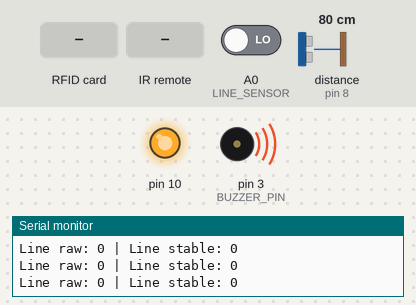
Bench run of a sketch on a simulated Arduino Uno, built with avr-gcc and run on an emulated ATmega328P. On the bench: output pins drawn as LEDs (lit = HIGH), buzzer (waves = sounding), the last lines printed to the serial monitor. Wiring (inferred from the names in the program): ultrasonic range finder: trigger pin 9; echo pin 8. Inputs (shaded band) come from the test bench; at power-on: A0 (LINE_SENSOR) LOW, distance to the obstacle (sensor on pin 8) 80 cm. The echo pulse lasts 58.3 µs per cm; pins used as bus, display or sensor lines are not drawn.

Above: at 1.2 s.
1.3 s: A0 (LINE_SENSOR) driven HIGH
At 2.0 s:
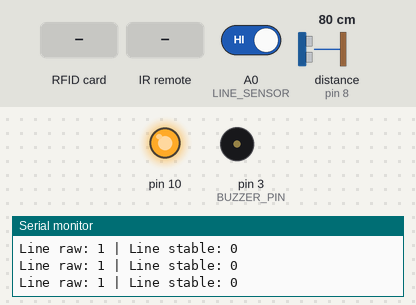
4.3 s: distance to the obstacle (sensor on pin 8) set to 60 cm
At 5.0 s:
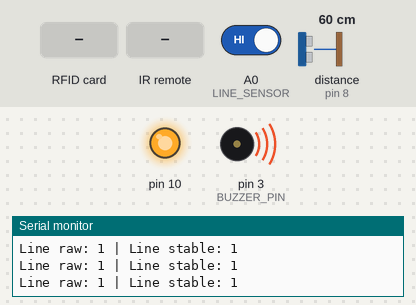
7.3 s: RFID card 5E 7A 19 C4 held to the reader
At 7.54 s:
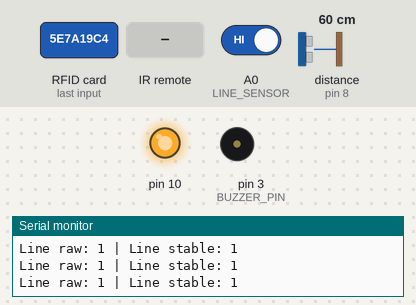
9.3 s: infrared code 0xFFA25D received
At 9.9 s:
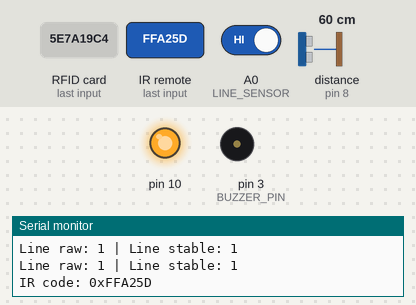
Timing chart, 0 to 12.3 s (numbered marks = the images above; inputs shaded):
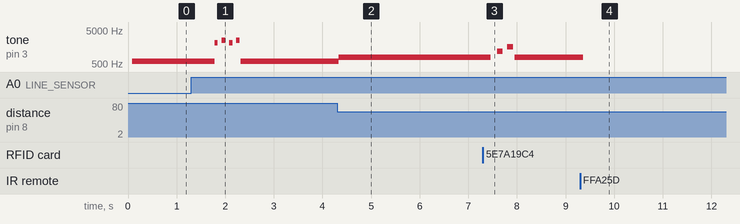

Measured:
- after the input at 1.3 s, tone on pin 3 (BUZZER_PIN): plays 2100 Hz for 0.07 s, 2500 Hz for 0.07 s, 2100 Hz for 0.07 s, 2500 Hz for 0.07 s, 593 Hz for 2.0 s, starting after 0.48 s
- after the input at 4.3 s, tone on pin 3 (BUZZER_PIN): 593 Hz → 777 Hz at once
- after the input at 7.3 s, tone on pin 3 (BUZZER_PIN): plays 800 Hz for 0.12 s, 1200 Hz for 0.12 s, 1600 Hz for 0.12 s, 777 Hz for 1.3 s, starting at once
- after the input at 9.3 s, tone on pin 3 (BUZZER_PIN): 777 Hz → silent after 0.06 s

The sketch:

mari.ino
```cpp
#include <IRremote.h>
#include <SPI.h>
#include <MFRC522.h>
#include <NewTone.h>

// ---- Pins ----
#define IR_PIN 2
#define BUZZER_PIN 3
#define RFID_SS_PIN 4
#define RFID_RST_PIN 5
#define TRIG 9
#define ECHO 8
#define LINE_SENSOR A0

// ---- Tuning ----
#define OBSTACLE_DIST_CM 25
#define CLEAR_DIST_CM 100
#define BUZZ_SETTLE_MS 20
#define LINE_STABLE_MS 350

// ---- State ----
bool paused = false;
int volumeLevel = 50;

const int volumeMax = 100;
const int volumeMin = 1;
const int freqMin = 200;
const int freqMax = 2000;

// ---- Buzzer / line state ----
unsigned long buzzLast = 0;

// état confirmé du capteur
int stableLineValue = -1;

// état en cours d'observation
int candidateLineValue = -1;
unsigned long candidateStartTime = 0;

// ---- IR ----
IRrecv irrecv(IR_PIN);
decode_results results;

// ---- RFID ----
MFRC522 mfrc522(RFID_SS_PIN, RFID_RST_PIN);

// ========== ULTRASONIC ==========

float getDistance() {
  digitalWrite(TRIG, LOW);
  delayMicroseconds(2);
  digitalWrite(TRIG, HIGH);
  delayMicroseconds(10);
  digitalWrite(TRIG, LOW);

  long duration = pulseIn(ECHO, HIGH, 12000);
  if (duration == 0) return 999.0;

  return duration * 0.0343 / 2.0;
}

// ========== BUZZER ==========

void buzzTick(int frequency, int duration) {
  if (millis() - buzzLast < BUZZ_SETTLE_MS) return;
  NewTone(BUZZER_PIN, frequency, duration);
  buzzLast = millis();
}

void stopBuzzer() {
  noNewTone(BUZZER_PIN);
}

void startContinuousBuzz(int frequency) {
  NewTone(BUZZER_PIN, frequency);
}

void rfidBeep() {
  int freq1 = 800;
  int freq2 = 1200;
  int freq3 = 1600;

  NewTone(BUZZER_PIN, freq1, 120);
  delay(150);

  noNewTone(BUZZER_PIN);
  delay(100);

  NewTone(BUZZER_PIN, freq2, 120);
  delay(150);

  noNewTone(BUZZER_PIN);
  delay(60);

  NewTone(BUZZER_PIN, freq3, 120);
  delay(150);

  noNewTone(BUZZER_PIN);
}

void lineTransitionBeep() {
  int freq1 = 2100;
  int freq2 = 2500;

  NewTone(BUZZER_PIN, freq1, 70);
  delay(90);

  noNewTone(BUZZER_PIN);
  delay(60);

  NewTone(BUZZER_PIN, freq2, 70);
  delay(90);

  noNewTone(BUZZER_PIN);
  delay(60);

  NewTone(BUZZER_PIN, freq1, 70);
  delay(90);

  noNewTone(BUZZER_PIN);
  delay(60);

  NewTone(BUZZER_PIN, freq2, 70);
  delay(90);

  noNewTone(BUZZER_PIN);
}

// ========== RFID ==========

bool checkRFIDCard() {
  if (!mfrc522.PICC_IsNewCardPresent()) {
    return false;
  }

  if (!mfrc522.PICC_ReadCardSerial()) {
    return false;
  }

  mfrc522.PICC_HaltA();
  mfrc522.PCD_StopCrypto1();

  return true;
}

// ========== LINE SENSOR FILTER ==========

void updateLineState(int currentLineValue) {
  // initialisation
  if (stableLineValue == -1) {
    stableLineValue = currentLineValue;
    candidateLineValue = currentLineValue;
    candidateStartTime = millis();
    return;
  }

  // si on lit encore l'état déjà confirmé
  if (currentLineValue == stableLineValue) {
    candidateLineValue = currentLineValue;
    candidateStartTime = millis();
    return;
  }

  // si la lecture a changé, mais que c'est une nouvelle candidate
  if (currentLineValue != candidateLineValue) {
    candidateLineValue = currentLineValue;
    candidateStartTime = millis();
    return;
  }

  // si la candidate est restée stable assez longtemps, on valide le changement
  if (millis() - candidateStartTime >= LINE_STABLE_MS) {
    stableLineValue = candidateLineValue;
    lineTransitionBeep();
    candidateStartTime = millis();
  }
}

// ========== SETUP ==========

void setup() {
  pinMode(TRIG, OUTPUT);
  pinMode(ECHO, INPUT);
  pinMode(BUZZER_PIN, OUTPUT);
  pinMode(LINE_SENSOR, INPUT);

  Serial.begin(9600);

  irrecv.enableIRIn();

  SPI.begin();
  mfrc522.PCD_Init();

  stopBuzzer();

  int initialLineValue = digitalRead(LINE_SENSOR);
  stableLineValue = initialLineValue;
  candidateLineValue = initialLineValue;
  candidateStartTime = millis();
}

// ========== MAIN LOOP ==========

void loop() {
  // ---- IR remote ----
  if (irrecv.decode(&results)) {
    unsigned long code = results.value;

    Serial.print("IR code: 0x");
    Serial.println(code, HEX);

    if (code == 0xFFA25D) {  // toggle pause
      paused = !paused;
      if (paused) {
        stopBuzzer();
      }
    }
    else if (code == 0xFF629D) {  // volume +
      volumeLevel = min(volumeLevel + 2, volumeMax);
    }
    else if (code == 0xFFA857) {  // volume -
      volumeLevel = max(volumeLevel - 2, volumeMin);
    }

    irrecv.resume();
  }

  if (paused) {
    stopBuzzer();
    return;
  }

  // ---- RFID ----
  if (checkRFIDCard()) {
    rfidBeep();
  }

  // ---- Read sensors ----
  float distance = getDistance();
  int lineValue = digitalRead(LINE_SENSOR);

  // ---- Filtered line transition detection ----
  updateLineState(lineValue);

  // ---- Obstacle logic ----
  if (distance < OBSTACLE_DIST_CM) {
    int alertFreq = map(volumeLevel, volumeMin, volumeMax, freqMin, freqMax);
    startContinuousBuzz(alertFreq);
  }
  else if (distance > CLEAR_DIST_CM || distance == 0) {
    stopBuzzer();
  }
  else {
    int freq = map(
      distance,
      CLEAR_DIST_CM,
      OBSTACLE_DIST_CM,
      400,
      map(volumeLevel, volumeMin, volumeMax, freqMin, freqMax)
    );

    int dur = map(distance, CLEAR_DIST_CM, OBSTACLE_DIST_CM, 350, 100);
    buzzTick(freq, dur);
  }

  // ---- Debug ----
  Serial.print("Line raw: ");
  Serial.print(lineValue);
  Serial.print(" | Line stable: ");
  Serial.println(stableLineValue);

  delay(50);
}
```
